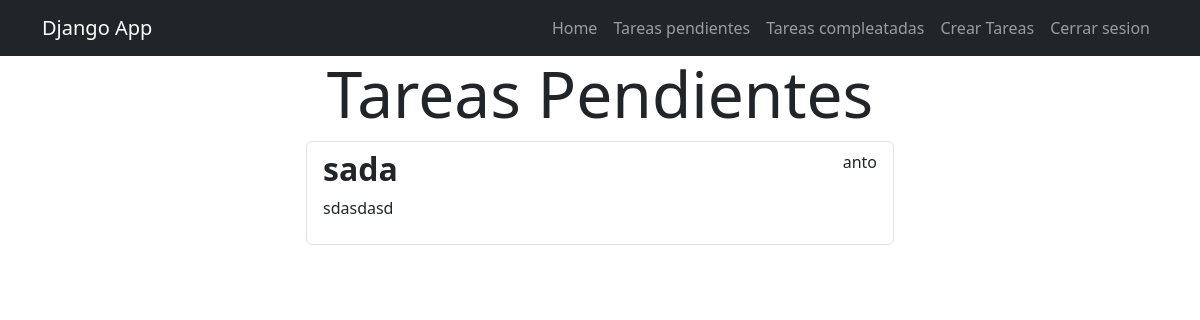
Page /task/ (signed in) on the committed database.
### task/models.py (models this page shows, shortened)
class Task(models.Model):
    title = models.CharField(max_length=200)
    description = models.TextField(max_length=1000)
    created = models.DateTimeField(auto_now_add=True)
    datecompleted = models.DateTimeField(null=True, blank=True)
    important = models.BooleanField(default=False)
    user = models.ForeignKey(User, on_delete=models.CASCADE)

### task/views.py (the view)
# urls.py: path('task/', views.task, name='task'),
@login_required
def task(request):
    task = Task.objects.filter(user=request.user, datecompleted__isnull=True)
    return render(request, 'task.html', {'task': task})

### task/templates/task.html (shortened to what this page needs)
{% extends "base.html" %} {% block content %}
<main class="containter">
    <div class="row">
        <div class="col-md-6 offset-md-3">
              <h1 class="text-center display-3 pd-5">Tareas Pendientes</h1>
            <ul class="list-group">
              {% for task in task %}
                <a class="list-group-item" href="{% url "task_detail" task.id %}">
                      <header class="d-flex justify-content-between">
                        {% if task.important %}
                        <h2 class="fw-bold text-success">{{task.title}}</h2>
                        {% else %}
                        <h2 class="fw-bold">{{task.title}}</h2>
                         {% endif %}
                        <p>{{task.user.username}}</p>
                      </header>
                      <p>{{task.description}}</p>
                </a>
              {% endfor %}
            </ul>
        </div>
    </div>
</main>
{% endblock %}

### rows in the picture
Task: title "sada", user.username "anto", description "sdasdasd"
